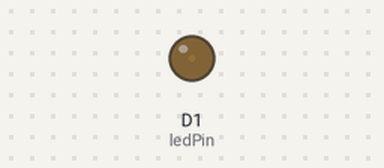
A sketch run on a simulated ESP8266 (NodeMCU). Parts: output pins drawn as LEDs (lit = HIGH).

Above: at 0.05 s.
At 1.15 s:
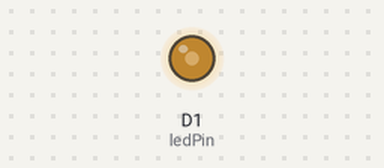
At 2.3 s:
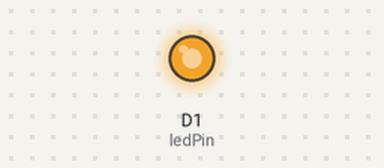
At 4.55 s:
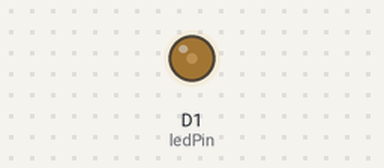
Timing chart, 0 to 6.6 s (numbered marks = the images above):
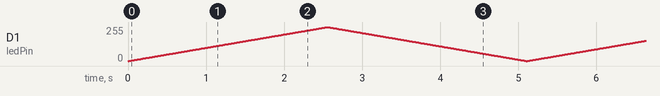

The sketch:

PWM_LED.ino
```cpp
const int ledPin = D1;

void setup()
{

}

void loop()
{
  for(int dutyCycle = 0; dutyCycle < 255; dutyCycle++)
  {
    analogWrite(ledPin, dutyCycle);
    delay(10);
  }
  for(int dutyCycle = 255; dutyCycle > 0; dutyCycle--)
  {
    analogWrite(ledPin, dutyCycle);
    delay(10);
  }
}
```
